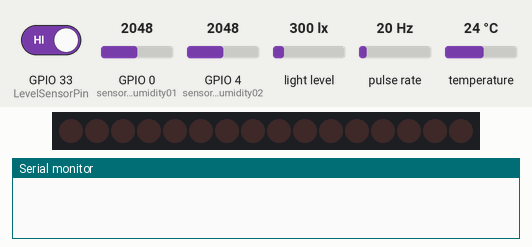
Recording of a program running on a simulated ESP32. Shown: 16 shift-register outputs drawn as a row of LEDs (first output left, lit = HIGH), the last lines printed to the serial monitor. Wiring (inferred from the names in the program): pulse sensor: data GPIO 25; 2 × shift register (74HC595): data GPIO 14; shift clock GPIO 2; latch GPIO 13. Wiring (inferred from the signals the program sends): row of LEDs: on Q0, Q1, Q2, Q3, Q4, Q5, Q6, Q7, Q8, Q9, Q10, Q11, Q12, Q13, Q14, Q15. The test bench sets the inputs (shaded band); at power-on: GPIO 33 (LevelSensorPin) HIGH, GPIO 0 (sensorshumidity01) = 2048, GPIO 4 (sensorshumidity02) = 2048, light level 300 lx, pulse rate 20 Hz, temperature 24 °C.

Above: at 1.2 s.
1.3 s: GPIO 33 (LevelSensorPin) driven LOW
At 8.2 s:
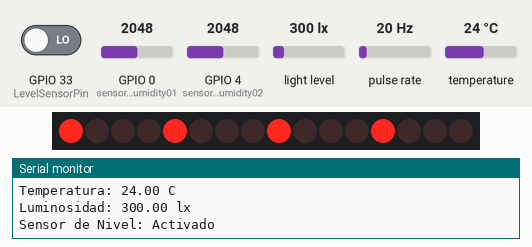
9.0 s: GPIO 33 (LevelSensorPin) driven HIGH
At 15.6 s:
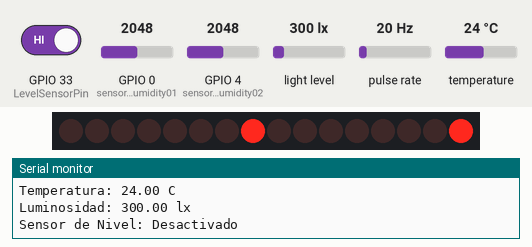
Timing chart, 0 to 17.1 s (numbered marks = the images above; inputs shaded):
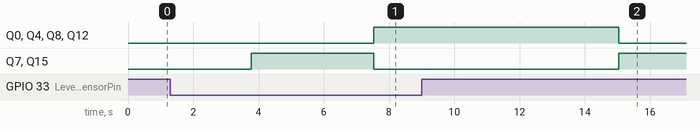

The program:

main.cpp
```cpp
#include <Arduino.h>
#include <OneWire.h>
#include <DallasTemperature.h>
#include <Wire.h>
#include <BH1750.h>

// ----------- Variable declaration -------------

// Shift Register
int pinDato = 14;                   // Pin connected to DS pin 14 of 74HC595
int pinClock = 2;                   // Pin connected to SHCP pin 11 of 74HC595
int pinRegistro = 13;               // Pin connected to STCP pin 12 of 74HC595
int datosALTO = B00000000;          // Combination of digital outputs HIGH
int datosBAJO = B00000000;          // Combination of digital outputs LOW

// Level Sensor
int LevelSensorPin = 33;            // Lilygo TTGO Lora 32 pin 33 is defined for reading the level sensor
int LevelState = 0;                 // Variable that will store the reading of the level sensor pin

// Humidity Sensor
int sensorshumidity01 = 0;          // Lilygo TTGO Lora 32 pin 0 is defined for reading the humidity sensor
int humidity01 = 0;                 // Variable that will store the reading of the humidity sensor pin
int sensorshumidity02 = 4;          // Lilygo TTGO Lora 32 pin 4 is defined for reading the humidity sensor
int humidity02 = 0;                 // Variable that will store the reading of the humidity sensor pin

// Temperature Sensor
OneWire ourWire(15);                // Lilygo TTGO Lora 32 pin 15 is defined for reading the temperature sensor
DallasTemperature sensors(&ourWire);

// Flow Sensor
const int FlowsensorPin = 25;        // Lilygo TTGO Lora 32 pin 25 is defined for reading the flow sensor. (Don't change pin)
const int measureInterval = 2500;
volatile int pulseConter;
const float factorK = 7.5;
float volume = 0;
long t0 = 0;

// Brightness Sensor
BH1750 lightMeter;                  // Defined for reading the digital ambient light sensor

// ----------- Functions declaration -------------

//Flow sensor functions
void ISRCountPulse(){
    pulseConter++;
    }
float GetFrequency(){
    pulseConter = 0;
    interrupts();
    delay(measureInterval);
    noInterrupts();
    return (float)pulseConter * 1000 / measureInterval;
    }
void SumVolume(float dV){
        volume += dV / 60 * (millis() - t0) / 1000.0;
        t0 = millis();
    }

// -------------- Declaration code --------------

void setup() {
    Serial.begin(9600);             // Start the serial port
    // Flow Sensor
    attachInterrupt(digitalPinToInterrupt(FlowsensorPin), ISRCountPulse, RISING);
    t0 = millis();

    // Level Sensor
    pinMode(LevelSensorPin, INPUT); // Declare the level sensor pin as input

    // Temperature Sensor
    sensors.begin();                // Temperature sensor is started

    // Ambient light Sensor
    Wire.begin();                   // Initialize the Wire library and connect Arduino to the bus
    lightMeter.begin();

    // Shift Register
    pinMode (pinDato, OUTPUT);
    pinMode (pinClock, OUTPUT);
    pinMode (pinRegistro, OUTPUT);
    }

// ------------ Repetition code --------------
void loop() {

    // Shift Register
    shiftOut(pinDato, pinClock, MSBFIRST, datosALTO); // Sends the high part of the byte
    shiftOut(pinDato, pinClock, MSBFIRST, datosBAJO); // Sends the lower part of the byte
    digitalWrite(pinRegistro,HIGH);                   // Pulse for registration HIGH
    digitalWrite(pinRegistro,LOW);                    // Pulse for LOW register

    // Level Sensor
    LevelState = digitalRead(LevelSensorPin);   // Level sensor pin reading

    // Humidity Sensor
    humidity01 = analogRead(sensorshumidity01); // Soil moisture reading via analog pin
    humidity01=map(humidity01,0,4095,100,0);    // Change ranges to express moisture measurement in percent
    humidity02 = analogRead(sensorshumidity02); // Soil moisture reading via analog pin
    humidity02=map(humidity02,0,4095,100,0);    // Change ranges to express moisture measurement in percent

    // Temperature Sensor
    sensors.requestTemperatures();              // The command to read the temperature is sent.
    float temp= sensors.getTempCByIndex(0);     // Temperature in ºC is obtained

    // Flow Sensor
    float frequency = GetFrequency();            // Get frequency in Hz
    float flow_Lmin = frequency / factorK;       // Calculate flow rate L/min
    SumVolume(flow_Lmin);
    float tanque=10;

    // Ambient light Sensor
    float lux = lightMeter.readLightLevel();

    // Serial port printing
    Serial.println("                                                ....                                                       ");
    Serial.println("-----------------------------------------Visualizacion metricas--------------------------------------------");
    Serial.println("                                                ....                                                       ");
    Serial.print("Sensor de Flujo:");
    Serial.print(" Caudal: "); Serial.print(flow_Lmin, 3); Serial.print(" (L/min)    Consumo total:");Serial.print(volume, 1);Serial.print(" (L)"); Serial.print(" (L/min)    En reserva quedan:");Serial.print(tanque-volume, 1);Serial.println(" (L)");
    Serial.print("Humedad 1:"); Serial.print(humidity01); Serial.println("  ");
    Serial.print("Humedad 2:"); Serial.print(humidity02); Serial.println("  ");
    Serial.print("Temperatura: "); Serial.print(temp); Serial.println(" C");
    Serial.print("Luminosidad: ");    Serial.print(lux);    Serial.println(" lx");

    // Conditional flow sensor
    if(LevelState == 0){                        // Alarm activation: If the sensor is in state 0, the LED turns on
        Serial.println("Sensor de Nivel: Activado");
        datosALTO = B00010001;
        datosBAJO = B00010001;
        }
   else{                                       // Otherwise the led will be off
        Serial.println("Sensor de Nivel: Desactivado");
        datosBAJO = B10000000;
        datosALTO = B10000000;
        }
}
```

Measured:
- after the input at 9.0 s, Q0, Q4, Q8, Q12: HIGH → LOW after 6.0 s; Q7, Q15: LOW → HIGH after 6.0 s
